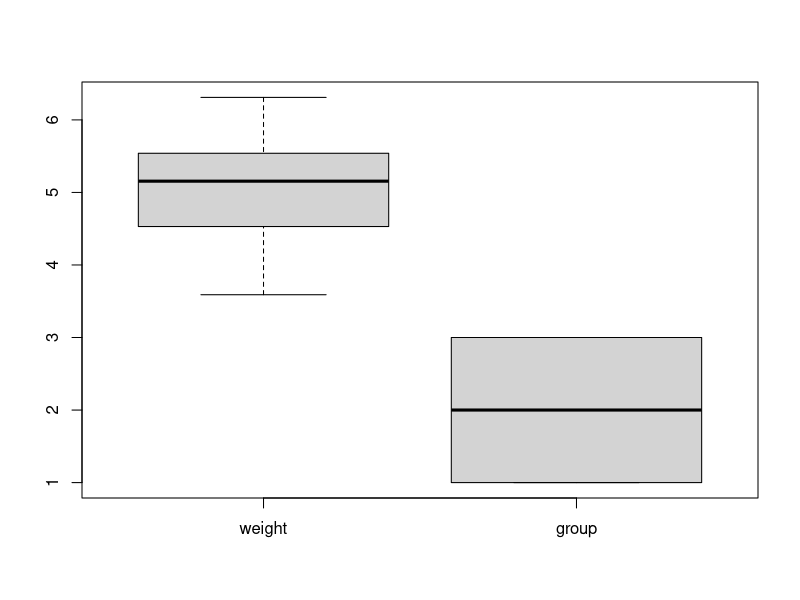
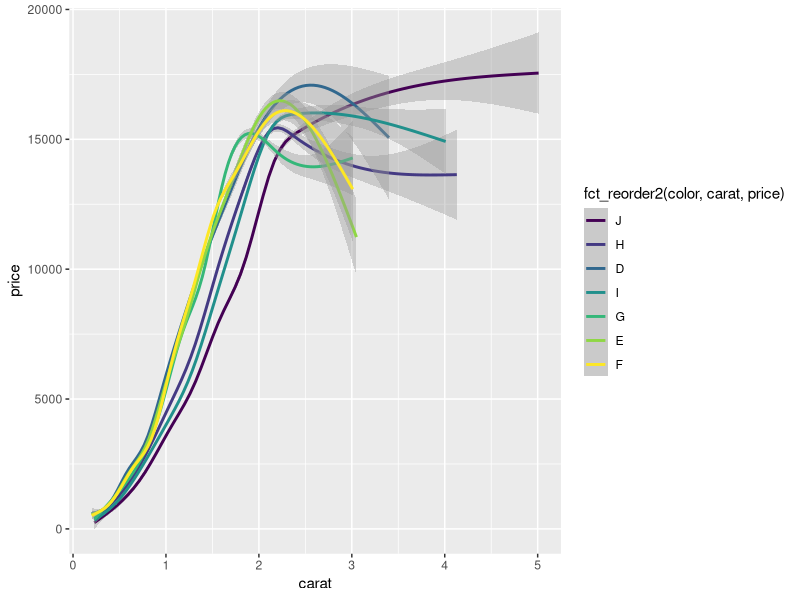

Reproduce these figures in R, in order.
## ---- chunk 1
library(forcats)
library(ggplot2)
## ---- chunk 2
#| echo: false
#| output: true

f <- factor(c("a", "c", "b", "a"), levels = c("a", "b", "c"))
f
## ---- chunk 3
#| echo: false
#| output: true

unclass(f)
## ---- chunk 4
    f <- factor(c("a", "c", "b", "a"), levels = c("a", "b", "c"))
## ---- chunk 5
    levels(f)
    levels(f) <- c("x", "y", "z")
## ---- chunk 6
    fct_count(f)
## ---- chunk 7
    #| include: false

    f <- factor(c("a", "c", "b", "a"), levels = c("a", "b", "c"))
## ---- chunk 8
    fct_match(f, "a")
## ---- chunk 9
    fct_unique(f)
## ---- chunk 10
    f1 <- factor(c("a", "c"))
    f2 <- factor(c("b", "a"))
    fct_c(f1, f2)
## ---- chunk 11
    fct_unify(list(f2, f1))
## ---- chunk 12
    fct_relevel(f, c("b", "c", "a"))
## ---- chunk 13
    f3 <- factor(c("c", "c", "a"))
    fct_infreq(f3)
## ---- chunk 14
    fct_inorder(f2)
## ---- chunk 15
    f4 <- factor(c("a","b","c"))
    fct_rev(f4)
## ---- chunk 16
    fct_shift(f4)
## ---- chunk 17
    fct_shuffle(f4)
## ---- chunk 18
    boxplot(PlantGrowth, weight ~ fct_reorder(group, weight))
## ---- chunk 19
    ggplot(
      diamonds,
      aes(carat, price, color = fct_reorder2(color, carat, price))
      ) + 
      geom_smooth()
## ---- chunk 20
    fct_recode(f, v = "a", x = "b", z = "c")
    fct_relabel(f, ~ paste0("x", .x))
## ---- chunk 21
    fct_anon(f)
## ---- chunk 22
    fct_collapse(f, x = c("a", "b"))
## ---- chunk 23
    fct_lump_min(f, min = 2)
## ---- chunk 24
    fct_other(f, keep = c("a", "b"))
## ---- chunk 25
    f5 <- factor(c("a","b"),c("a","b","x"))
    f6 <- fct_drop(f5)
## ---- chunk 26
    fct_expand(f6, "x")
## ---- chunk 27
    f <- factor(c("a", "b", NA))
    fct_na_value_to_level(f, level = "(Missing)")
